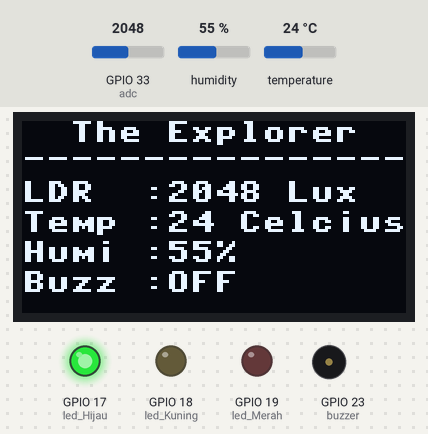
This program was run on a simulated ESP32 board running MicroPython. Parts: 128×64 one-colour display, output pins drawn as LEDs (lit = HIGH), buzzer (waves = sounding, pin HIGH). The inputs (shaded band) are chosen by the test bench; at power-on: temperature 24 °C, GPIO 33 (adc) = 2048, humidity 55 % (analog values on the 0–4095 scale). WiFi joins after 1.5 s; no MQTT or app messages arrive unless stated; a WiFi scan finds one network, HomeNet; library files of the repository ran but are not shown: ssd1306.py; what the program prints to the serial console is not drawn.

Above: at 6.2 s.
6.3 s: temperature set to 30 °C
At 9.6 s:
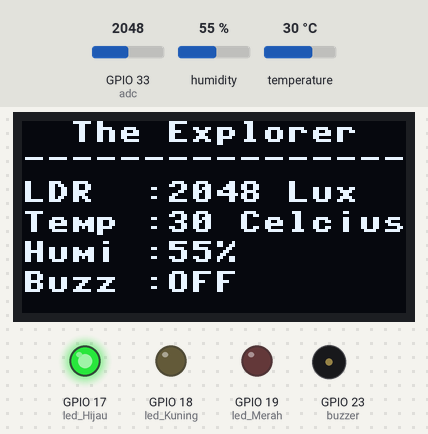
10.3 s: temperature set to 33 °C
At 12.5 s:
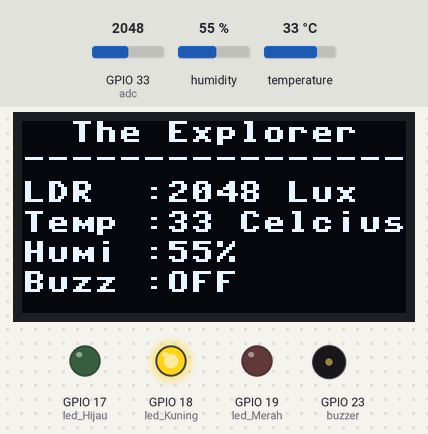
14.3 s: temperature set to 36 °C
At 15.3 s:
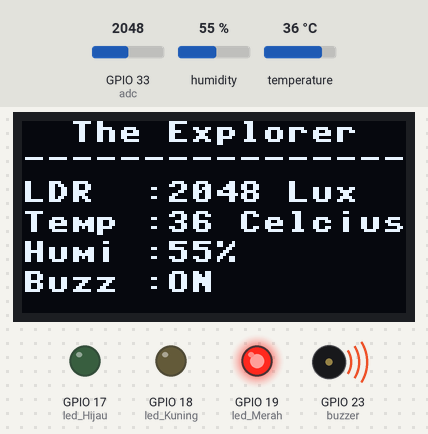
18.3 s: GPIO 33 (adc) set to 2866
At 22.2 s:
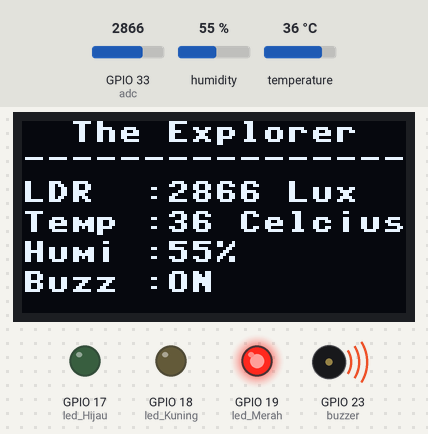
22.9 s: GPIO 33 (adc) set to 3603
At 25.0 s:
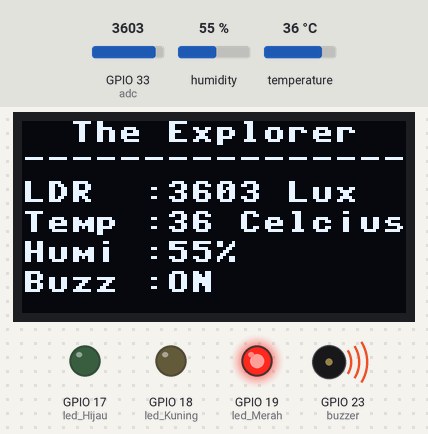
26.9 s: humidity set to 22 %
At 29.0 s:
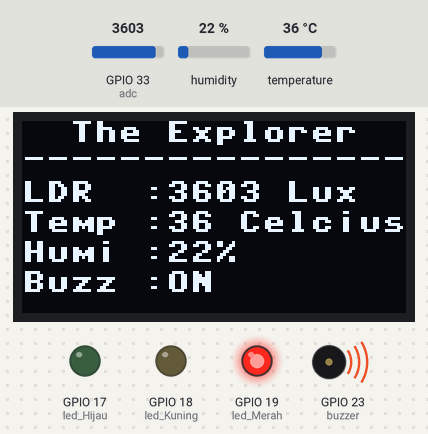
Timing chart, 0 to 30.5 s (numbered marks = the images above; inputs shaded):
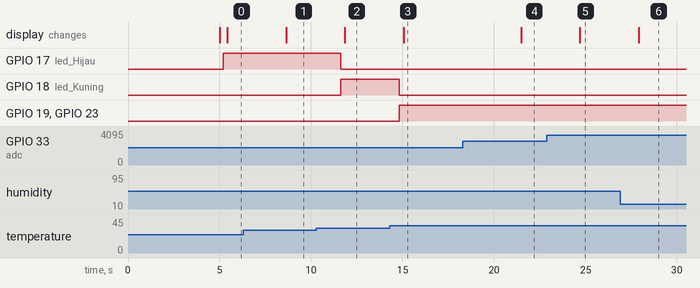

The program:

main.py
```python
from umqtt.robust import MQTTClient
from machine import Pin, SoftI2C
from machine import ADC
import machine as m
import ssd1306
import dht

ubidotsToken = "BBUS-pCxGOtGH2ItfCdtidQtG79BsVq3JcM"
clientID = "man3medan"
client = MQTTClient("clientID", "industrial.api.ubidots.com", 1883, user = ubidotsToken, password = ubidotsToken)

print("Loading...")

def checkwifi():
    while not sta_if.isconnected():
        time.sleep_ms(500)
        print(".")
        sta_if.connect()

# Inisialisasi OLED
i2c = SoftI2C(scl=Pin(15), sda=Pin(4))
oled_width = 128
oled_height = 64
oled = ssd1306.SSD1306_I2C(oled_width, oled_height, i2c)

# Inisialisasi LED pada GPIO 2
led_Hijau = Pin(17, Pin.OUT)
led_Kuning = Pin(18, Pin.OUT)
led_Merah = Pin(19, Pin.OUT)
buzzer = Pin(23, Pin.OUT)

# Inisialisasi DHT11 pada GPIO 16
dht11 = dht.DHT11(Pin(16))

# Inisialisasi LDR
adc = ADC(Pin(33, mode=Pin.IN))
adc.atten(ADC.ATTN_11DB)

def publish():
    while True:
        checkwifi()
        client.connect()
        lat = 3.63755
        lng = 98.665721
        ldr_value = adc.read()

        try:
            # Mengambil data dari sensor DHT11
            dht11.measure()
            suhu = dht11.temperature()  # Suhu dalam Celsius
            kelembaban = dht11.humidity()  # Kelembaban dalam %

            # Menampilkan data ke OLED
            oled.fill(0)  # Bersihkan layar
            oled.text("  The Explorer  ", 0, 0)
            oled.text("----------------", 0, 9)

            oled.text("LDR  :{} Lux".format(ldr_value), 0, 20)
            oled.text("Temp :{} Celcius".format(suhu), 0, 30)
            oled.text("Humi :{}%".format(kelembaban), 0, 40)

            # Cek kelembaban dan kontrol LED
            if suhu <32:
                led_Hijau.on()
                led_Kuning.off()
                led_Merah.off()
                buzzer.off()
                oled.text("Buzz :OFF  ", 0, 50)
                msg = b'{"buzzer": {"value":%s}}' % (0)
                print(msg)
                client.publish(b"/v1.6/devices/esp32", msg)
                time.sleep(0.2)

            elif suhu <35:
                led_Hijau.off()
                led_Kuning.on()
                led_Merah.off()
                buzzer.off()
                oled.text("Buzz :OFF  ", 0, 50)
                msg = b'{"buzzer": {"value":%s}}' % (0)
                print(msg)
                client.publish(b"/v1.6/devices/esp32", msg)
                time.sleep(0.2)

            else :
                led_Hijau.off()
                led_Kuning.off()
                led_Merah.on()
                buzzer.on()
                oled.text("Buzz :ON  ", 0, 50)
                msg = b'{"buzzer": {"value":%s}}' % (1)
                print(msg)
                client.publish(b"/v1.6/devices/esp32", msg)
                time.sleep(0.2)

            oled.show()

        except OSError as e:
            oled.fill(0)
            oled.text("Error reading DHT11", 10, 20)
            oled.show()
            print(f"Error Reading sensor")
            time.sleep(1)

        var = 4
        msg = b'{"location": {"value":%s, "context":{"lat":%s, "lng":%s}}}' % (var, lat, lng)
        print(msg)
        client.publish(b"/v1.6/devices/esp32", msg)
        time.sleep(0.2)

        msg = b'{"ldr": {"value":%s}}' % (ldr_value)
        print(msg)
        client.publish(b"/v1.6/devices/esp32", msg)
        time.sleep(0.2)

        msg = b'{"suhu": {"value":%s}}' % (suhu)
        print(msg)
        client.publish(b"/v1.6/devices/esp32", msg)
        time.sleep(0.2)

        msg = b'{"kelembaban": {"value":%s}}' % (kelembaban)
        print(msg)
        client.publish(b"/v1.6/devices/esp32", msg)
        time.sleep(0.2)

        time.sleep(2)
publish()
```

boot.py
```python
# This file is executed on every boot (including wake-boot from deepsleep)
#import esp
#esp.osdebug(None)
#import webrepl
#webrepl.start()
import time
import network
import machine as m
sta_if = network.WLAN(network.STA_IF); sta_if.active(True)
sta_if.scan()
sta_if.connect("TP-Link_EB3A", "naqialfathur212121")
sta_if.isconnected()
time.sleep(3)
```

Measured:
- the behaviour switches between 31 and 32 °C on temperature (found by bisection; images 1 and 2)
- the behaviour switches between 34 and 35 °C on temperature (found by bisection; images 2 and 3)
- after the input at 6.3 s, the display: changes after 2.3 s (image 1)
- after the input at 10.3 s, GPIO 17 (led_Hijau): HIGH → LOW after 1.3 s; GPIO 18 (led_Kuning): LOW → HIGH after 1.3 s; the display: changes after 1.6 s (image 2)
- after the input at 14.3 s, GPIO 18 (led_Kuning): HIGH → LOW after 0.54 s; GPIO 19 (led_Merah), GPIO 23 (buzzer): LOW → HIGH after 0.54 s; the display: changes after 0.76 s (image 3)
- after the input at 18.3 s, the display: changes after 3.2 s (image 4)
- after the input at 22.9 s, the display: changes after 1.8 s (image 5)
- after the input at 26.9 s, the display: changes after 1.0 s (image 6)
